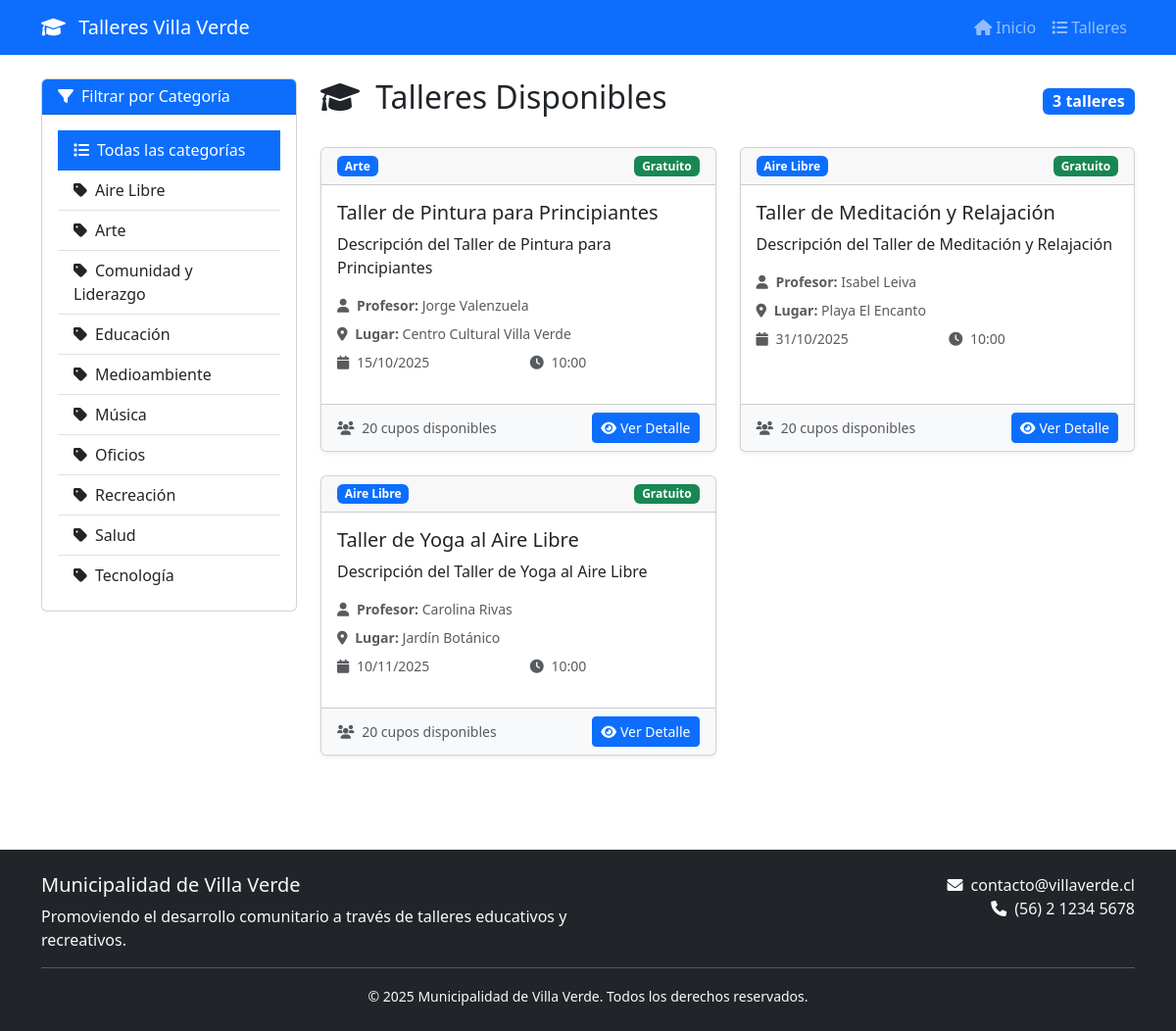
The app's page /talleres/, older data.
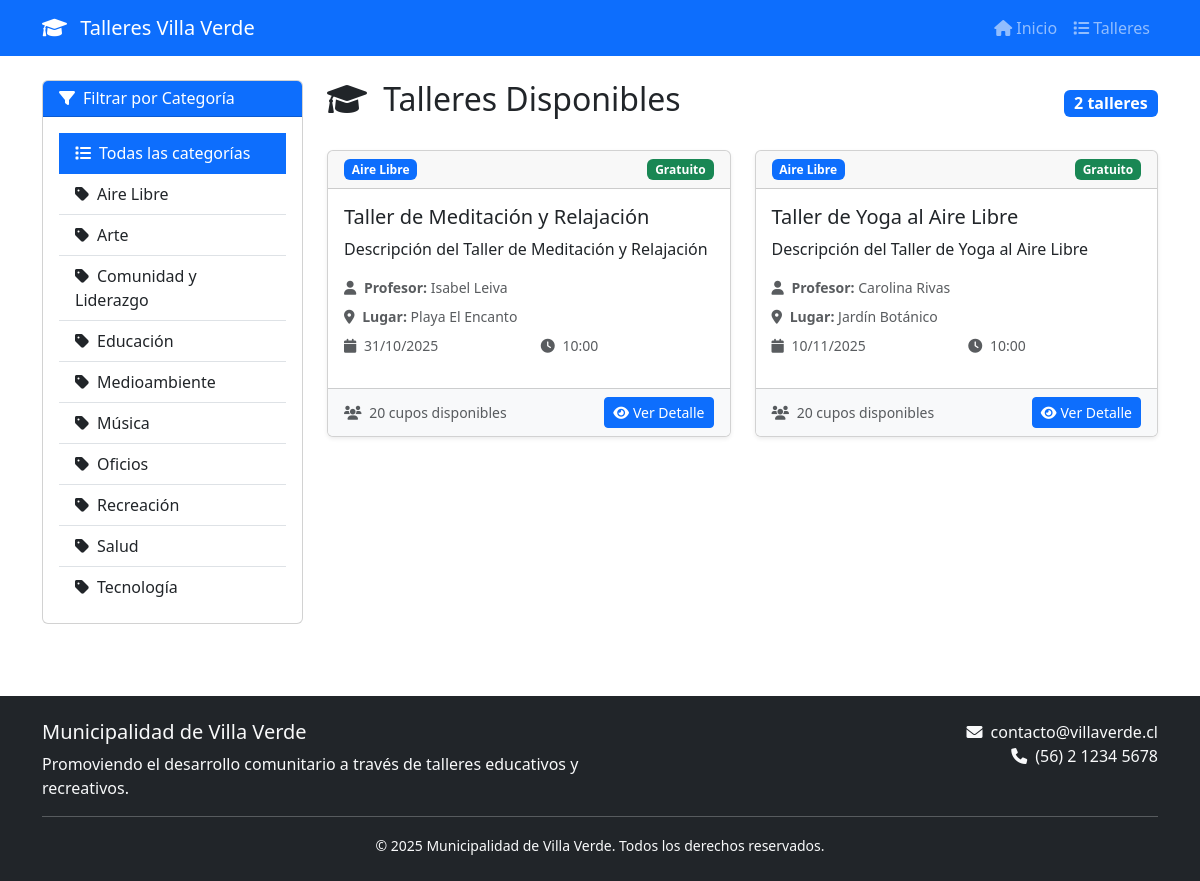
The same page, newer data.
### talleres/models.py (models this page shows, shortened)
class Categoria(models.Model):
    nombre = models.CharField(max_length=100, unique=True)
    descripcion = models.TextField(blank=True)
    activa = models.BooleanField(default=True)
    class Meta:
        verbose_name = "Categoría"
        verbose_name_plural = "Categorías"
        ordering = ['nombre']

class Taller(models.Model):
    ESTADO_CHOICES = [
        ('pendiente', 'Pendiente'),
        ('aceptado', 'Aceptado'),
        ('rechazado', 'Rechazado'),
    ]
    titulo = models.CharField(max_length=200, verbose_name="Título")
    descripcion = models.TextField(blank=True)
    categoria = models.ForeignKey(Categoria, on_delete=models.CASCADE)
    profesor = models.ForeignKey(Profesor, on_delete=models.CASCADE)
    lugar = models.ForeignKey(Lugar, on_delete=models.CASCADE)
    fecha = models.DateField(verbose_name="Fecha del taller")
    hora_inicio = models.TimeField(default='10:00')
    duracion_horas = models.DecimalField(
        max_digits=4,
        decimal_places=1,
        verbose_name="Duración (horas)"
    )
    cupos_maximos = models.PositiveIntegerField(default=20)
    precio = models.DecimalField(max_digits=10, decimal_places=2, default=0)
    estado = models.CharField(
        max_length=10,
        choices=ESTADO_CHOICES,
        default='pendiente'
    )
    observacion = models.TextField(blank=True, null=True, verbose_name="Observaciones")
    creado_por = models.ForeignKey(
        User,
        on_delete=models.CASCADE,
        related_name='talleres_creados'
    )
    fecha_creacion = models.DateTimeField(auto_now_add=True)
    fecha_modificacion = models.DateTimeField(auto_now=True)
    class Meta:
        verbose_name = "Taller"
        verbose_name_plural = "Talleres"
        ordering = ['-fecha_creacion']

class Profesor(models.Model):
    nombre = models.CharField(max_length=100)
    apellido = models.CharField(max_length=100)
    rut = models.CharField(
        max_length=12,
        unique=True,
        validators=[RegexValidator(
            regex=r'^\d{7,8}-[0-9kK]$',
            message='RUT debe tener formato 12345678-9'
        )]
    )
    email = models.EmailField()
    telefono = models.CharField(max_length=15, blank=True)
    especialidad = models.CharField(max_length=200)
    activo = models.BooleanField(default=True)
    class Meta:
        verbose_name = "Profesor"
        verbose_name_plural = "Profesores"
        ordering = ['apellido', 'nombre']
    @property
    def nombre_completo(self):
        return f"{self.nombre} {self.apellido}"

class Lugar(models.Model):
    nombre = models.CharField(max_length=200)
    direccion = models.CharField(max_length=300)
    capacidad_maxima = models.PositiveIntegerField()
    descripcion = models.TextField(blank=True)
    activo = models.BooleanField(default=True)
    class Meta:
        verbose_name = "Lugar"
        verbose_name_plural = "Lugares"
        ordering = ['nombre']

### web/views.py (the view)
# urls.py: path('talleres/', views.lista_talleres, name='lista_talleres'),
def lista_talleres(request):
    talleres = Taller.objects.filter(
        estado='aceptado',
        fecha__gte=timezone.now().date()
    ).select_related('categoria', 'profesor', 'lugar').order_by('fecha')
    categoria_id = request.GET.get('categoria')
    if categoria_id:
        talleres = talleres.filter(categoria_id=categoria_id)
    paginator = Paginator(talleres, 12)  # 12 talleres por página
    page_number = request.GET.get('page')
    talleres_page = paginator.get_page(page_number)
    categorias = Categoria.objects.filter(activa=True).order_by('nombre')
    context = {
        'talleres': talleres_page,
        'categorias': categorias,
        'categoria_seleccionada': categoria_id,
    }
    return render(request, 'web/lista_talleres.html', context)

### templates/web/lista_talleres.html (shortened to what the changed rows need)
{% extends 'base.html' %}
{% block content %}
<div class="container">
    <div class="row">
        <div class="col-md-3">
            <div class="card">
                <div class="card-body">
                    <form method="get">
                        <div class="list-group list-group-flush">
                            <a href="{% url 'web:lista_talleres' %}"
                               class="list-group-item list-group-item-action {% if not categoria_seleccionada %}active{% endif %}">
                                <i class="fas fa-list me-2"></i>Todas las categorías
                            </a>
                            {% for categoria in categorias %}
                            <a href="?categoria={{ categoria.id }}"
                               class="list-group-item list-group-item-action {% if categoria_seleccionada == categoria.id|stringformat:'s' %}active{% endif %}">
                                <i class="fas fa-tag me-2"></i>{{ categoria.nombre }}
                            </a>
                            {% endfor %}
                        </div>
                    </form>
                </div>
            </div>
        </div>
        <div class="col-md-9">
            <div class="d-flex justify-content-between align-items-center mb-4">
                <h2>
                    <i class="fas fa-graduation-cap me-2"></i>
                    Talleres Disponibles
                </h2>
                <span class="badge bg-primary fs-6">
                    {{ talleres.paginator.count }} taller{{ talleres.paginator.count|pluralize:"es" }}
                </span>
            </div>
            {% if talleres %}
            <div class="row">
                {% for taller in talleres %}
                <div class="col-md-6 mb-4">
                    <div class="card h-100 shadow-sm">
                        <div class="card-header d-flex justify-content-between align-items-center">
                            <span class="badge bg-primary">{{ taller.categoria.nombre }}</span>
                            {% if taller.precio > 0 %}
                                <span class="badge bg-success">${{ taller.precio|floatformat:0 }}</span>
                            {% else %}
                                <span class="badge bg-success">Gratuito</span>
                            {% endif %}
                        </div>
                        <div class="card-body">
                            <h5 class="card-title">{{ taller.titulo }}</h5>
                            <p class="card-text">{{ taller.descripcion|truncatewords:20 }}</p>
                            <div class="row small text-muted mb-3">
                                <div class="col-12 mb-2">
                                    <i class="fas fa-user me-1"></i>
                                    <strong>Profesor:</strong> {{ taller.profesor.nombre_completo }}
                                </div>
                                <div class="col-12 mb-2">
                                    <i class="fas fa-map-marker-alt me-1"></i>
                                    <strong>Lugar:</strong> {{ taller.lugar.nombre }}
                                </div>
                                <div class="col-6">
                                    <i class="fas fa-calendar me-1"></i>
                                    {{ taller.fecha|date:"d/m/Y" }}
                                </div>
                                <div class="col-6">
                                    <i class="fas fa-clock me-1"></i>
                                    {{ taller.hora_inicio|time:"H:i" }}
                                </div>
                            </div>
                        </div>
                        <div class="card-footer bg-light">
                            <div class="d-flex justify-content-between align-items-center">
                                <small class="text-muted">
                                    <i class="fas fa-users me-1"></i>
                                    {{ taller.cupos_maximos }} cupos disponibles
                                </small>
                                <a href="{% url 'web:detalle_taller' taller.id %}" class="btn btn-primary btn-sm">
                                    <i class="fas fa-eye me-1"></i>Ver Detalle
                                </a>
                            </div>
                        </div>
                    </div>
                </div>
                {% endfor %}
            </div>
            {% endif %}
        </div>
    </div>
</div>
{% endblock %}

Row changes from the older to the newer data that the page shows:
no longer on this page (row edited): Taller: categoria.nombre "Arte", precio "Gratuito", titulo "Taller de Pintura para Principiantes", descripcion "Descripción del Taller de Pintura para Principiantes", profesor.nombre_completo "Jorge Valenzuela", lugar.nombre "Centro Cultural Villa Verde", fecha "15/10/2025", hora_inicio "10:00", cupos_maximos "20"
Text that changed along with them:
{{ talleres.paginator.count }}: "3" → "2"
